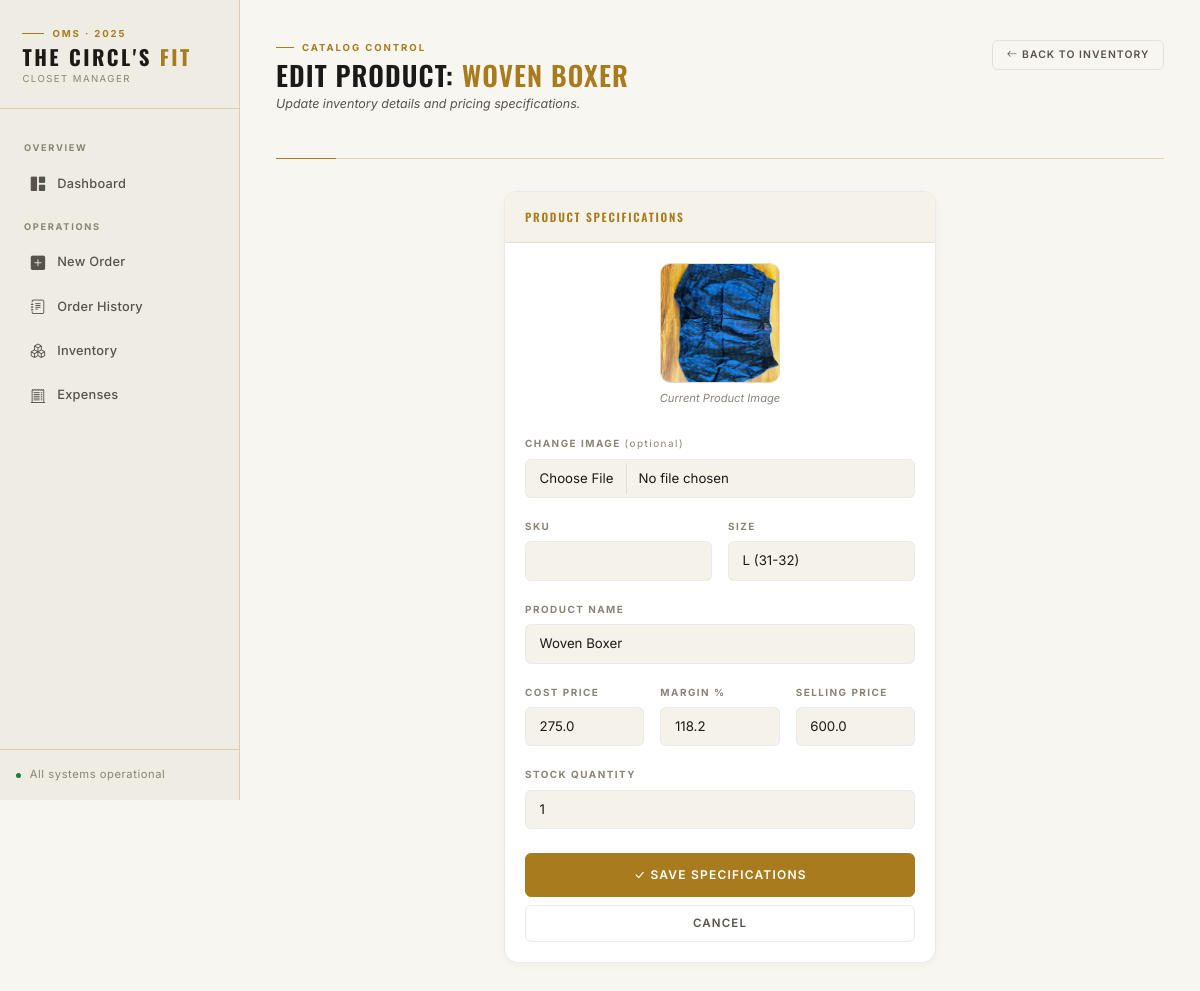
Before: /edit_product/662 with the older database file.
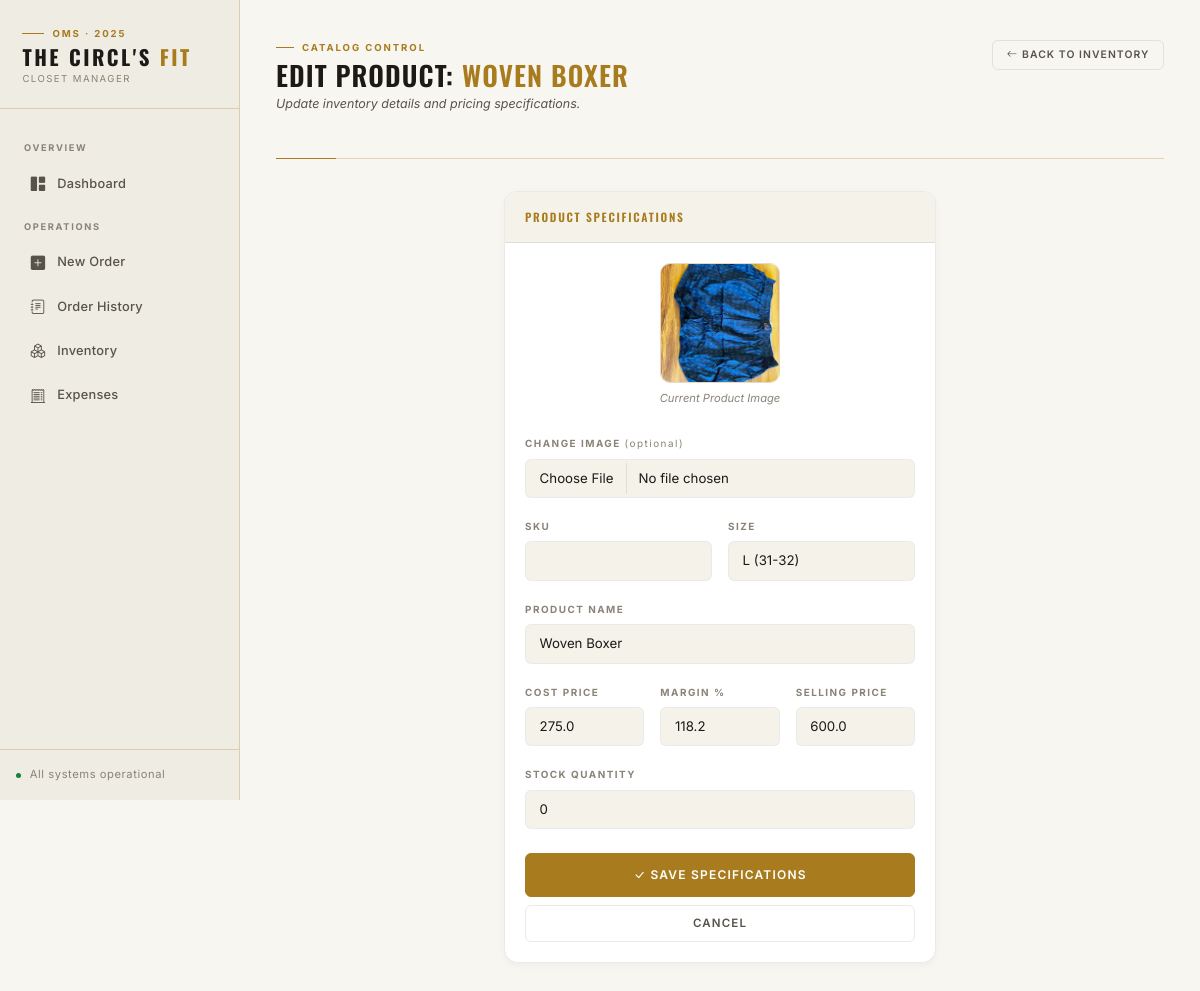
After: the same page with the newer database file.
### app.py (models this page shows)
class Product(db.Model):
    id = db.Column(db.Integer, primary_key=True)
    sku = db.Column(db.String(50), unique=True, nullable=True)
    name = db.Column(db.String(100), nullable=False)
    size = db.Column(db.String(10), nullable=False)
    cost_price = db.Column(db.Float, default=0.0)
    price = db.Column(db.Float, nullable=False)
    stock = db.Column(db.Integer, default=0)
    image = db.Column(db.String(100), nullable=True)

### app.py (the view, shortened to what this page needs)
@app.route('/edit_product/<int:id>', methods=['GET', 'POST'])
def edit_product(id):
    product = Product.query.get_or_404(id)
    return render_template('edit_product.html', p=product)

### templates/edit_product.html (shortened to what this page needs)
{% extends "layout.html" %}
{% block content %}
<div class="page-header">
    <div>
        <div class="page-header-eyebrow">
            <div class="page-header-eyebrow-line"></div>
            <span class="page-header-eyebrow-text">Catalog Control</span>
        </div>
        <h1>Edit Product: <span class="gold">{{ p.name }}</span></h1>
        <p class="page-header-sub">Update inventory details and pricing specifications.</p>
    </div>
    <a href="/inventory" class="btn btn-outline-secondary btn-sm">
        <i class="bi bi-arrow-left me-1"></i>Back to Inventory
    </a>
</div>
<div class="row justify-content-center">
    <div class="col-md-7 col-lg-6">
        <div class="card">
            <div class="card-header">Product Specifications</div>
            <div class="card-body">
                <form method="POST" enctype="multipart/form-data">
                    {% if p.image %}
                    <div class="text-center mb-4">
                        <img src="{{ url_for('static', filename='uploads/' + p.image) }}"
                             style="width: 120px; height: 120px; object-fit: cover; border-radius: var(--r-md); border: 1px solid var(--line);">
                        <div style="font-size: 0.7rem; color: var(--text-tertiary); margin-top: 0.4rem; font-style: italic;">Current Product Image</div>
                    </div>
                    {% endif %}
                    <div class="mb-3">
                        <label class="form-label">Change Image <span style="text-transform: none; font-weight: 400; color: var(--text-tertiary);">(optional)</span></label>
                        <input type="file" name="image" class="form-control" accept="image/*">
                    </div>
                    <div class="row mb-3 g-3">
                        <div class="col">
                            <label class="form-label">SKU</label>
                            <input type="text" name="sku" class="form-control" value="{{ p.sku if p.sku else '' }}">
                        </div>
                        <div class="col">
                            <label class="form-label">Size</label>
                            <input type="text" name="size" class="form-control" value="{{ p.size }}" required>
                        </div>
                    </div>
                    <div class="mb-3">
                        <label class="form-label">Product Name</label>
                        <input type="text" name="name" class="form-control" value="{{ p.name }}" required>
                    </div>
                    <div class="row mb-3 g-3">
                        <div class="col-4">
                            <label class="form-label">Cost Price</label>
                            <input type="number" name="cost_price" id="costPriceInput" class="form-control" step="0.01" value="{{ p.cost_price }}" required>
                        </div>
                        <div class="col-4">
                            <label class="form-label">Margin %</label>
                            <input type="number" id="profitMarginInput" class="form-control" placeholder="%" step="0.1">
                        </div>
                        <div class="col-4">
                            <label class="form-label">Selling Price</label>
                            <input type="number" name="price" id="sellingPriceInput" class="form-control" step="0.01" value="{{ p.price }}" required>
                        </div>
                    </div>
                    <div class="mb-4">
                        <label class="form-label">Stock Quantity</label>
                        <input type="number" name="stock" class="form-control" value="{{ p.stock }}" required>
                    </div>
                    <div class="d-grid gap-2">
                        <button type="submit" class="btn btn-primary btn-lg">
                            <i class="bi bi-check-lg me-1"></i>Save Specifications
                        </button>
                        <a href="/inventory" class="btn btn-outline-secondary">Cancel</a>
                    </div>
                </form>
            </div>
        </div>
    </div>
</div>
{% endblock %}

### templates/layout.html (shortened to what this page needs)
<!DOCTYPE html>
<html lang="en">
<head>
    <link href="https://cdn.jsdelivr.net/npm/bootstrap@5.3.0/dist/css/bootstrap.min.css" rel="stylesheet">
    <link rel="stylesheet" href="https://cdn.jsdelivr.net/npm/bootstrap-icons@1.11.3/font/bootstrap-icons.min.css">
</head>
<body>
    <aside class="sidebar" id="sidebar">
        <a class="sidebar-brand" href="/">
            <div class="sidebar-eyebrow">
                <div class="sidebar-eyebrow-line"></div>
                <span class="sidebar-eyebrow-text">OMS · 2025</span>
            </div>
            <span class="sidebar-brand-name">The Circl's <span>Fit</span></span>
            <span class="sidebar-brand-sub">Closet Manager</span>
        </a>
        <nav class="sidebar-nav">
            <span class="sidebar-nav-label">Overview</span>
            <a class="sidebar-link {% if request.path == '/' %}active{% endif %}" href="/">
                <i class="bi bi-grid-1x2-fill"></i> Dashboard
            </a>
            <span class="sidebar-nav-label">Operations</span>
            <a class="sidebar-link {% if request.path == '/new_order' %}active{% endif %}" href="/new_order">
                <i class="bi bi-plus-square-fill"></i> New Order
            </a>
            <a class="sidebar-link {% if request.path == '/orders' %}active{% endif %}" href="/orders">
                <i class="bi bi-journal-text"></i> Order History
            </a>
            <a class="sidebar-link {% if request.path == '/inventory' %}active{% endif %}" href="/inventory">
                <i class="bi bi-boxes"></i> Inventory
            </a>
            <a class="sidebar-link {% if request.path == '/expenses' %}active{% endif %}" href="/expenses">
                <i class="bi bi-receipt-cutoff"></i> Expenses
            </a>
        </nav>
        <div class="sidebar-footer">
            <div class="sidebar-status">
                <div class="status-dot"></div>
                <span>All systems operational</span>
            </div>
        </div>
    </aside>
    <div class="main-wrapper">
        <div class="main-content page-content">
            {% block content %}{% endblock %}
        </div>
    </div>
</body>
</html>

Changed rows visible on the page:
changed Product "WOVEN BOXER": stock "1" → "0"
